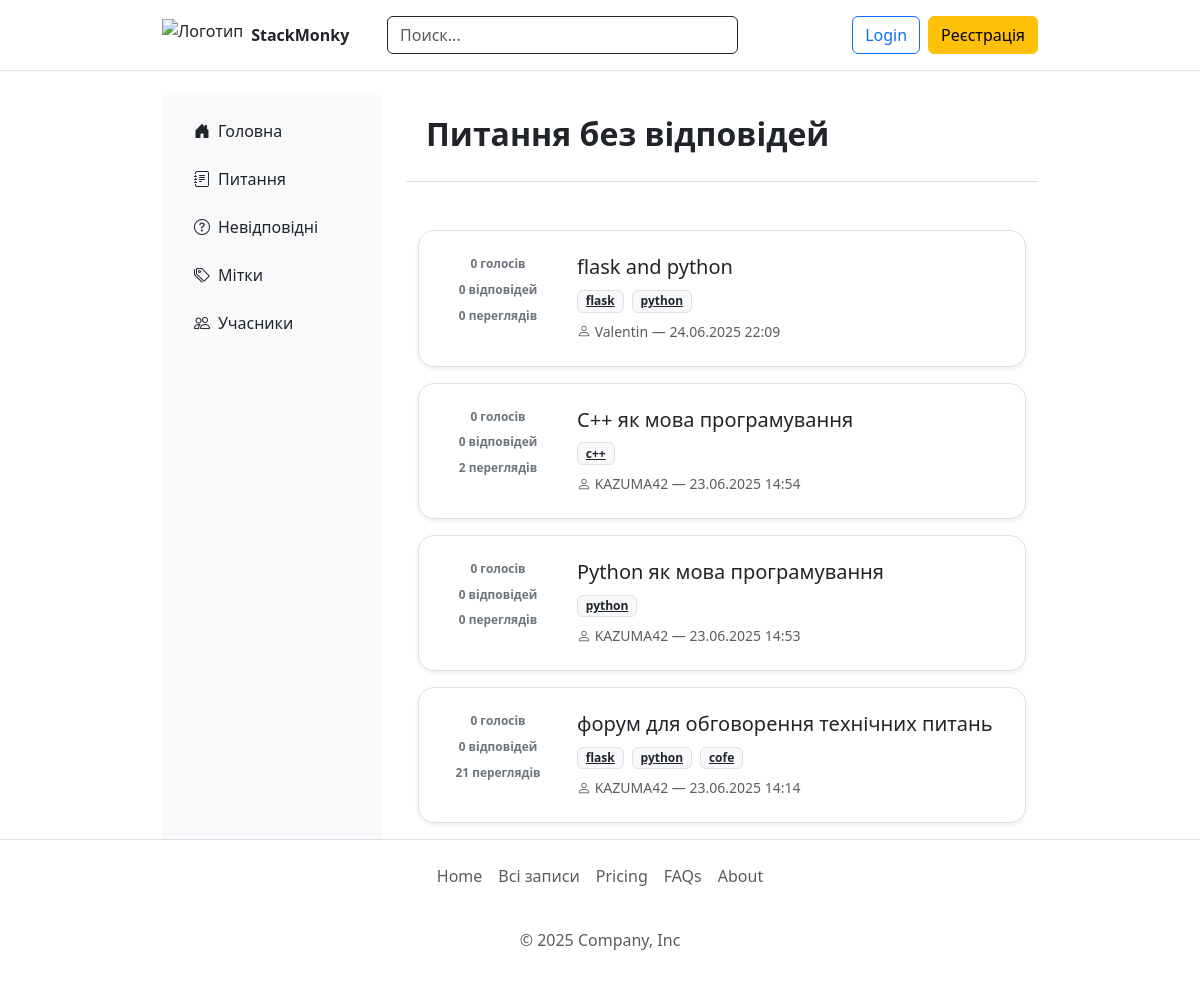
The page /main.unanswered on the database its author committed.
### main/models.py (models this page shows, shortened)
class Post(db.Model):
    id = db.Column(db.Integer, primary_key=True)
    title = db.Column(db.String(100), nullable=False)
    text = db.Column(db.Text, nullable=False)
    likes = db.Column(db.Integer, default=0)
    dislikes = db.Column(db.Integer, default=0)
    votes = db.Column(db.Integer, default=0)
    created_at = db.Column(db.DateTime, default=datetime.utcnow)
    tags = db.relationship('Tag', secondary='post_tags', back_populates='posts')
    views = db.Column(db.Integer, default=0)
    image_filename = db.Column(db.String(255))
    author_id = db.Column(db.Integer, db.ForeignKey('user.id'))
    author = db.relationship('User', backref='posts')
    comments = db.relationship('Comment', back_populates='post', lazy=True, overlaps="comments,post")

class Tag(db.Model):
    id = db.Column(db.Integer, primary_key=True)
    name = db.Column(db.String(64), unique=True, nullable=False)
    description = db.Column(db.Text, nullable=True)
    posts = db.relationship('Post', secondary=post_tags, back_populates='tags')

class User(db.Model, UserMixin):
    id = db.Column(db.Integer, primary_key=True)
    about = db.Column(db.Text, default='', nullable=False)
    username = db.Column(db.String(64), unique=True, nullable=False)
    email = db.Column(db.String(120), unique=True, nullable=False)
    password_hash = db.Column(db.String(128), nullable=False)
    is_admin = db.Column(db.Boolean, default=False)
    avatar_url = db.Column(db.String(255), default='default_avatar.png')
    preferred_lang = db.Column(db.String(10), default='uk', nullable=False)
    description = db.Column(db.Text, default='', nullable=False)
    last_seen = db.Column(db.DateTime, default=datetime.utcnow)
    is_online = db.Column(db.Boolean, default=False)
    reputation = db.Column(db.Integer, default=0)
    discord = db.Column(db.String(100), nullable=True)
    location = db.Column(db.String(100), nullable=True)
    membership_duration = db.Column(db.String(100), nullable=True)  # Например, "7 лет 9 месяцев"
    about_section = db.Column(db.Text, default='', nullable=True)   # Блок "о себе"
    welcome_section = db.Column(db.Text, default='', nullable=True) # Приветственный текст
    comment_votes = db.relationship('CommentVote', back_populates='user', cascade='all, delete-orphan')

### main/routes/main_routes.py (the view)
@main_bp.route('/main.unanswered')
def unanswered():
    posts = Post.query.filter(~Post.comments.any()).order_by(Post.created_at.desc()).all()
    return render_template('unanswered.html', posts=posts)

### main/__init__.py (called while the page is built)
def get_locale():
    if current_user.is_authenticated and current_user.preferred_lang:
        return current_user.preferred_lang
    if 'lang' in session:
        return session['lang']
    return request.accept_languages.best_match(['uk', 'en'])

### main/routes/main_routes.py (called while the page is built)
@main_bp.before_request
def update_last_seen():
    if current_user.is_authenticated:
        now = datetime.utcnow()
        last_seen = current_user.last_seen or datetime(2000, 1, 1)
        if now - last_seen > timedelta(minutes=1):
            current_user.last_seen = now
            current_user.is_online = True
            try:
                db.session.commit()
            except Exception:
                db.session.rollback()

### main/templates/unanswered.html (shortened to what this page needs)
{% extends 'base.html' %}
{% block content %}
<div class="main-panel mb-5">
  <div class="panel-header d-flex justify-content-between align-items-center">
    <h2 class="fw-bold">Питання без відповідей</h2>
  </div>
</div>
<div class="container mt-4">
  {% if posts %}
    {% for post in posts %}
      <div class="card mb-3 shadow-sm border rounded-4 p-4">
        <div class="d-flex">
          <div class="text-center me-4" style="width: 110px; font-size: 0.85rem; color: #6c757d; flex-shrink: 0;">
            <div class="fw-semibold small mb-2">{{ post.votes or 0 }} голосів</div>
            <div class="fw-semibold small mb-2">{{ post.comments|length or 0 }} відповідей</div>
            <div class="fw-semibold small">{{ post.views or 0 }} переглядів</div>
          </div>
          <div class="flex-grow-1 d-flex flex-column">
            <a href="{{ url_for('main.post_detail', post_id=post.id) }}"
               class="h5 text-decoration-none text-dark mb-2 d-block"
               style="white-space: nowrap; overflow: hidden; text-overflow: ellipsis; max-width: 100%;">
              {{ post.title }}
            </a>
            {% if post.tags %}
              <div class="mb-2">
                {% for tag in post.tags %}
                  <a href="{{ url_for('main.tag_detail', tag_id=tag.id) }}" class="badge bg-light text-dark border me-1">
                    {{ tag.name }}
                  </a>
                {% endfor %}
              </div>
            {% endif %}
            <div class="text-muted small">
              <i class="bi bi-person"></i>
              {{ post.author.username }} — {{ post.created_at.strftime('%d.%m.%Y %H:%M') }}
            </div>
          </div>
        </div>
      </div>
    {% endfor %}
  {% else %}
    <div class="alert alert-info">Пости відсутні.</div>
  {% endif %}
</div>
{% endblock %}

### main/static/css/main.css (style rules this page uses)
.container { width: 100%; max-width: 900px; }
.main-panel { padding: 20px; border-bottom: 1px solid #ddd; }
.panel-header { display: flex; justify-content: space-between; align-items: center; }

### rows shown on the page
Post: votes "0", comments|length "0", views "0", title "flask and python", author.username "Valentin", created_at "24.06.2025 22:09"
Tag: name "flask"
Tag: name "python"
Post: votes "0", comments|length "0", views "2", title "C++ як мова програмування", author.username "KAZUMA42", created_at "23.06.2025 14:54"
Tag: name "с++"
Post: votes "0", comments|length "0", views "0", title "Python як мова програмування", author.username "KAZUMA42", created_at "23.06.2025 14:53"
Post: votes "0", comments|length "0", views "21", title "форум для обговорення технічних питань", author.username "KAZUMA42", created_at "23.06.2025 14:14"
Tag: name "cofe"
